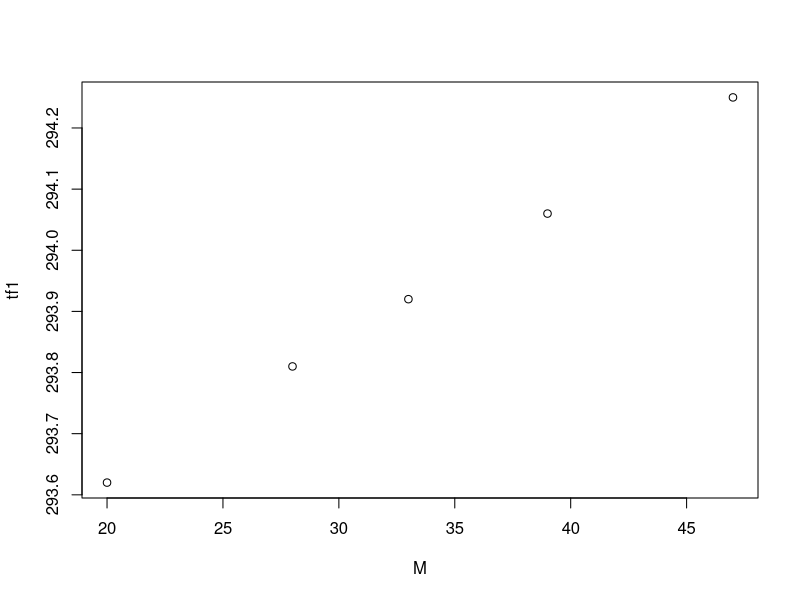
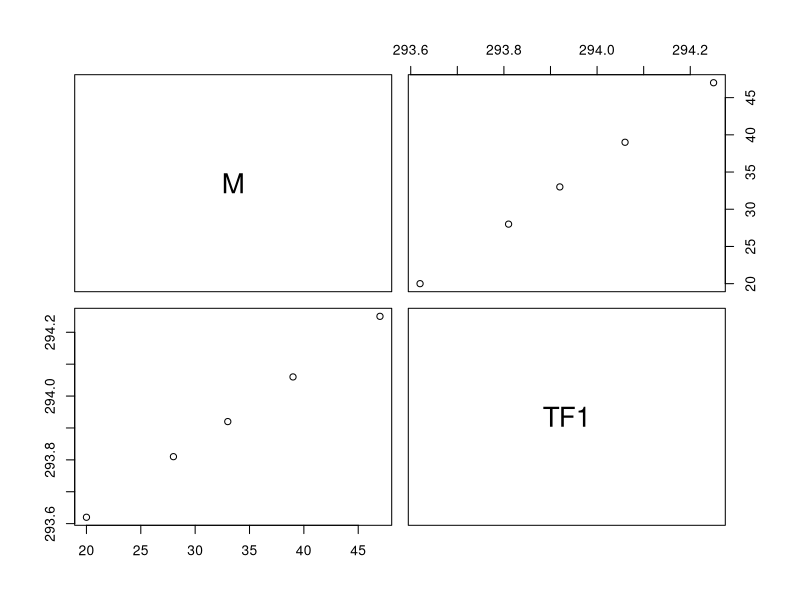
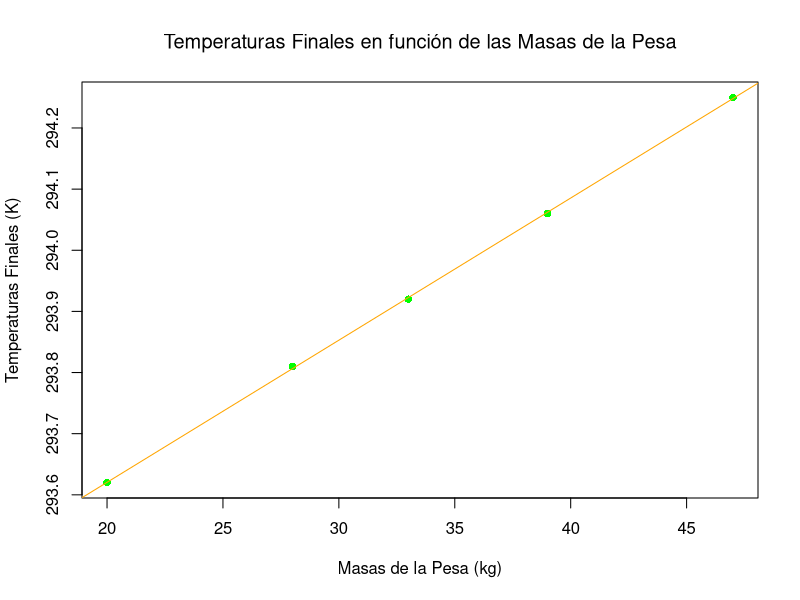

These figures' R source, in order:


##########Con los datos de la Tabla 1, grafique T_f en función de M################
tf1 <- c(293.62, 293.81, 293.92, 294.06, 294.25)
M <- c(20, 28, 33, 39, 47)
plot(M, tf1)
tbl1 <- data.frame(M = M, TF1 = tf1)
pairs(tbl1)
#"cor" (matriz de coeficientes de correlación), significa el grado  de relación lineal
cor(tbl1)
#Creando la regresión notacion(y~x, data)
regresion1 <- lm(TF1 ~ M, data = tbl1)
#Haciendo un resumen de la informacion que contiene regresion1, comando summary(regresion)
summary(regresion1)
#graficando la tabla 1
plot(tbl1,xlab="Masas de la Pesa (kg)", ylab="Temperaturas Finales (K)",main = "Temperaturas Finales en función de las Masas de la Pesa",
     pch=16, col="green", lwd=7, font.main= 7)
#Poniendo la recta de la regresion
abline(regresion1, col="orange")
#haciendo una leyeda, para que de mas información